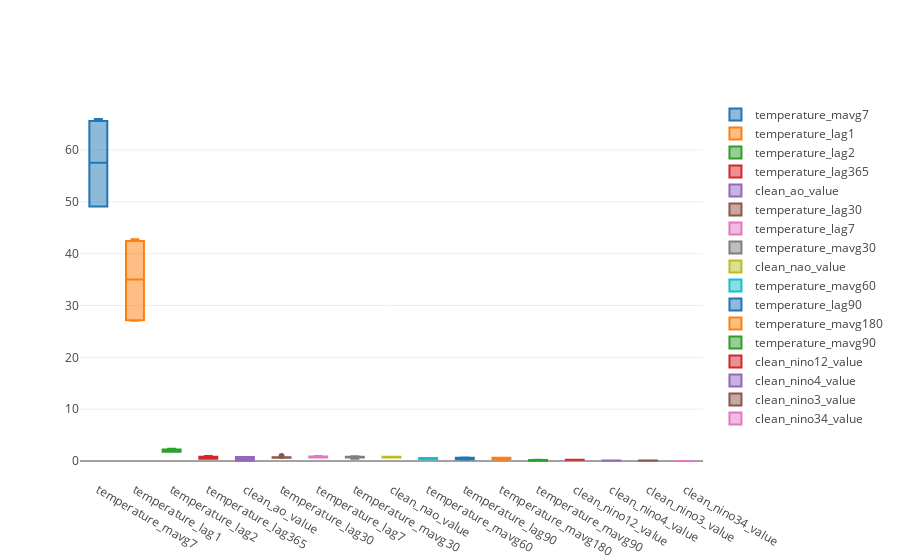

Write notebook code for a chart like this one.
### Markdown cell above
Lets look a boxplot of this data to see how the distributions look across our experiments for this location.

### Code cell
traces = create_boxplot_traces_for_features(features_df)
iplot(traces)

### Figure 1 — Plotly figure (JSON) as saved in the notebook; plotly's stock layout.template omitted (floating-point values rounded to 4 significant figures)
{"data": [{"name": "temperature_mavg7", "type": "box", "uid": "f4f694fa-a052-11e8-8b3d-00215cc353c9", "y": [49.11, 49.11, 49.48, 65.98, 65.59, 65.61]}, {"name": "temperature_lag1", "type": "box", "uid": "f4f694fb-a052-11e8-980b-00215cc353c9", "y": [42.45, 42.45, 42.78, 27.55, 27.14, 27.08]}, {"name": "temperature_lag2", "type": "box", "uid": "f4f694fc-a052-11e8-a118-00215cc353c9", "y": [2.065, 2.065, 2.347, 2.202, 1.774, 1.774]}, {"name": "temperature_lag365", "type": "box", "uid": "f4f694fd-a052-11e8-8bec-00215cc353c9", "y": [0.8409, 0.8409, 0.9754, 0.754, 0.4407, 0.4558]}, {"name": "clean_ao_value", "type": "box", "uid": "f4f694fe-a052-11e8-b824-00215cc353c9", "y": [0.7567, 0.7567, 0.04356, 0.04192]}, {"name": "temperature_lag30", "type": "box", "uid": "f4f694ff-a052-11e8-8c97-00215cc353c9", "y": [0.7424, 0.7424, 0.9449, 0.6097, 0.6461, 0.6217]}, {"name": "temperature_lag7", "type": "box", "uid": "f4f69500-a052-11e8-bc83-00215cc353c9", "y": [0.6751, 0.6751, 0.8638, 0.9541, 0.8599, 0.8758]}, {"name": "temperature_mavg30", "type": "box", "uid": "f4f69501-a052-11e8-82f4-00215cc353c9", "y": [0.6647, 0.6647, 0.8311, 0.4371, 0.7229, 0.9405]}, {"name": "clean_nao_value", "type": "box", "uid": "f4f69502-a052-11e8-b99c-00215cc353c9", "y": [0.6562, 0.6562, 0.8162, 0.794]}, {"name": "temperature_mavg60", "type": "box", "uid": "f4f69503-a052-11e8-aaaa-00215cc353c9", "y": [0.4692, 0.4692, 0.5984, 0.559, 0.3547, 0.3288]}, {"name": "temperature_lag90", "type": "box", "uid": "f4f69504-a052-11e8-a012-00215cc353c9", "y": [0.5561, 0.6621, 0.3307, 0.3057]}, {"name": "temperature_mavg180", "type": "box", "uid": "f4f69505-a052-11e8-9cb0-00215cc353c9", "y": [0.4074, 0.242, 0.6058, 0.6167]}, {"name": "temperature_mavg90", "type": "box", "uid": "f4f69506-a052-11e8-9f49-00215cc353c9", "y": [0.05184, 0.242, 0.0846]}, {"name": "clean_nino12_value", "type": "box", "uid": "f4f69507-a052-11e8-8441-00215cc353c9", "y": [0.2359, 0.2445]}, {"name": "clean_nino4_value", "type": "box", "uid": "f4f69508-a052-11e8-83eb-00215cc353c9", "y": [0.1092, 0.1123]}, {"name": "clean_nino3_value", "type": "box", "uid": "f4f69509-a052-11e8-9392-00215cc353c9", "y": [0.0873, 0.09011]}, {"name": "clean_nino34_value", "type": "box", "uid": "f4f6950a-a052-11e8-a712-00215cc353c9", "y": [0.003483, 0.01849]}], "layout": {}}
